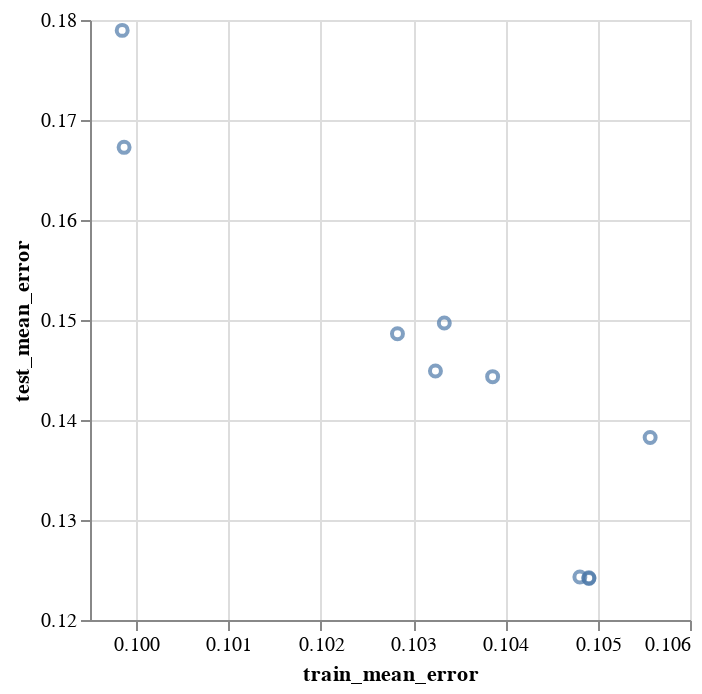

The notebook cell saved with this chart:
### Code cell
rf = make_pipeline(
    prepare_nonlinear,
    RandomForestRegressor(n_jobs=-1, random_state=42, min_weight_fraction_leaf=0.005),
)

rf_score = cross_validate(
    rf,
    X,
    y,
    scoring=["neg_mean_squared_error"],
    cv=10,
    return_train_score=True,
)

plot_cv_scores(pd.DataFrame(rf_score))

### Figure 1 — Vega specification as saved in the notebook (floating-point values rounded to 4 significant figures)
{"$schema": "https://vega.github.io/schema/vega/v5.json", "data": [{"name": "source_0", "values": [{"test_mean_error": 0.1242, "train_mean_error": 0.1049}, {"test_mean_error": 0.1242, "train_mean_error": 0.1049}, {"test_mean_error": 0.1243, "train_mean_error": 0.1048}, {"test_mean_error": 0.1673, "train_mean_error": 0.09987}, {"test_mean_error": 0.1486, "train_mean_error": 0.1028}, {"test_mean_error": 0.179, "train_mean_error": 0.09985}, {"test_mean_error": 0.1449, "train_mean_error": 0.1032}, {"test_mean_error": 0.1383, "train_mean_error": 0.1056}, {"test_mean_error": 0.1497, "train_mean_error": 0.1033}, {"test_mean_error": 0.1443, "train_mean_error": 0.1039}]}, {"name": "source_0_x_domain_train_mean_error", "values": [{"min": 0.09985, "max": 0.1056}]}, {"name": "source_0_y_domain_test_mean_error", "values": [{"min": 0.1242, "max": 0.179}]}], "marks": [{"type": "symbol", "name": "marks", "from": {"data": "source_0"}, "encode": {"update": {"description": {"signal": "\"train_mean_error: \" + (format(datum[\"train_mean_error\"], \"\")) + \"; test_mean_error: \" + (format(datum[\"test_mean_error\"], \"\"))"}, "stroke": {"value": "#4c78a8"}, "ariaRoleDescription": {"value": "point"}, "x": {"field": "train_mean_error", "scale": "x"}, "opacity": {"value": 0.7}, "fill": {"value": "transparent"}, "tooltip": {"signal": "{\"train_mean_error\": format(datum[\"train_mean_error\"], \".3\"), \"test_mean_error\": format(datum[\"test_mean_error\"], \".3\")}"}, "y": {"field": "test_mean_error", "scale": "y"}}}, "style": ["point"]}], "scales": [{"name": "x", "type": "linear", "domain": [{"signal": "(data(\"source_0_x_domain_train_mean_error\")[0] || {}).min"}, {"signal": "(data(\"source_0_x_domain_train_mean_error\")[0] || {}).max"}], "range": [0, {"signal": "width"}], "zero": false, "nice": true}, {"name": "y", "type": "linear", "domain": [{"signal": "(data(\"source_0_y_domain_test_mean_error\")[0] || {}).min"}, {"signal": "(data(\"source_0_y_domain_test_mean_error\")[0] || {}).max"}], "range": [{"signal": "height"}, 0], "zero": false, "nice": true}], "axes": [{"scale": "x", "maxExtent": 0, "orient": "bottom", "gridScale": "y", "aria": false, "zindex": 0, "labels": false, "domain": false, "minExtent": 0, "grid": true, "tickCount": {"signal": "ceil(width/40)"}, "ticks": false}, {"scale": "y", "gridScale": "x", "tickCount": {"signal": "ceil(height/40)"}, "maxExtent": 0, "ticks": false, "domain": false, "grid": true, "minExtent": 0, "zindex": 0, "aria": false, "labels": false, "orient": "left"}, {"scale": "x", "orient": "bottom", "zindex": 0, "tickCount": {"signal": "ceil(width/40)"}, "grid": false, "labelFlush": true, "labelOverlap": true, "title": "train_mean_error"}, {"scale": "y", "orient": "left", "tickCount": {"signal": "ceil(height/40)"}, "zindex": 0, "grid": false, "title": "test_mean_error", "labelOverlap": true}], "width": 300, "padding": 5, "background": "white", "style": "cell", "height": 300}
